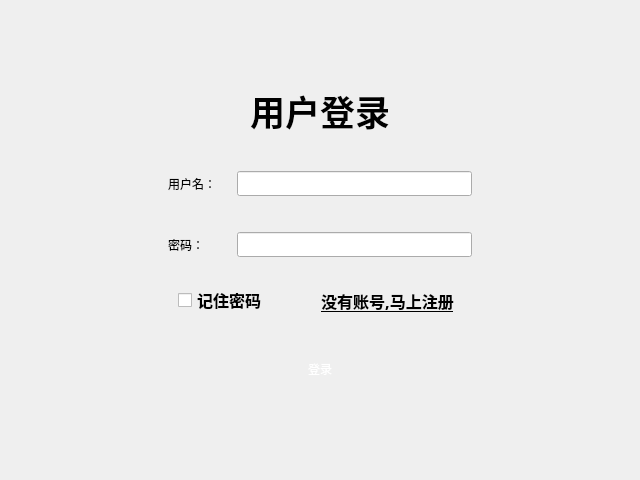
<?xml version="1.0" encoding="UTF-8"?>
<ui version="4.0">
 <class>Login</class>
 <widget class="QDialog" name="Login">
  <property name="geometry">
   <rect>
    <x>0</x>
    <y>0</y>
    <width>640</width>
    <height>480</height>
   </rect>
  </property>
  <property name="minimumSize">
   <size>
    <width>640</width>
    <height>480</height>
   </size>
  </property>
  <property name="windowTitle">
   <string>Dialog</string>
  </property>
  <layout class="QVBoxLayout" name="verticalLayout">
   <item>
    <widget class="TitleWidget" name="title_widget" native="true"/>
   </item>
   <item>
    <widget class="QStackedWidget" name="stackedWidget">
     <property name="currentIndex">
      <number>0</number>
     </property>
     <widget class="QWidget" name="login_page">
      <layout class="QVBoxLayout" name="verticalLayout_2">
       <item>
        <spacer name="verticalSpacer_2">
         <property name="orientation">
          <enum>Qt::Vertical</enum>
         </property>
         <property name="sizeHint" stdset="0">
          <size>
           <width>20</width>
           <height>33</height>
          </size>
         </property>
        </spacer>
       </item>
       <item>
        <widget class="QWidget" name="widget" native="true">
         <layout class="QHBoxLayout" name="horizontalLayout">
          <item>
           <spacer name="horizontalSpacer_5">
            <property name="orientation">
             <enum>Qt::Horizontal</enum>
            </property>
            <property name="sizeHint" stdset="0">
             <size>
              <width>0</width>
              <height>0</height>
             </size>
            </property>
           </spacer>
          </item>
          <item>
           <widget class="QWidget" name="widget_2" native="true">
            <layout class="QVBoxLayout" name="verticalLayout_3">
             <item>
              <widget class="QWidget" name="widget_6" native="true">
               <layout class="QHBoxLayout" name="horizontalLayout_4">
                <item>
                 <widget class="QLabel" name="label_3">
                  <property name="font">
                   <font>
                    <family>楷体</family>
                    <pointsize>26</pointsize>
                    <weight>75</weight>
                    <bold>true</bold>
                   </font>
                  </property>
                  <property name="text">
                   <string>用户登录</string>
                  </property>
                  <property name="alignment">
                   <set>Qt::AlignCenter</set>
                  </property>
                 </widget>
                </item>
               </layout>
              </widget>
             </item>
             <item>
              <widget class="QWidget" name="widget_7" native="true"/>
             </item>
             <item>
              <widget class="QWidget" name="widget_3" native="true">
               <layout class="QGridLayout" name="gridLayout">
                <item row="2" column="0">
                 <widget class="QLabel" name="label_2">
                  <property name="text">
                   <string>密码：</string>
                  </property>
                  <property name="buddy">
                   <cstring>log_pwd</cstring>
                  </property>
                 </widget>
                </item>
                <item row="0" column="0">
                 <widget class="QLabel" name="label">
                  <property name="text">
                   <string>用户名：</string>
                  </property>
                  <property name="buddy">
                   <cstring>log_usr</cstring>
                  </property>
                 </widget>
                </item>
                <item row="0" column="2">
                 <widget class="QLineEdit" name="log_usr">
                  <property name="minimumSize">
                   <size>
                    <width>0</width>
                    <height>25</height>
                   </size>
                  </property>
                  <property name="font">
                   <font>
                    <family>Arial</family>
                    <pointsize>12</pointsize>
                    <weight>75</weight>
                    <bold>true</bold>
                   </font>
                  </property>
                 </widget>
                </item>
                <item row="2" column="2">
                 <widget class="QLineEdit" name="log_pwd">
                  <property name="minimumSize">
                   <size>
                    <width>0</width>
                    <height>25</height>
                   </size>
                  </property>
                  <property name="font">
                   <font>
                    <weight>75</weight>
                    <bold>true</bold>
                   </font>
                  </property>
                 </widget>
                </item>
                <item row="0" column="1">
                 <spacer name="horizontalSpacer">
                  <property name="orientation">
                   <enum>Qt::Horizontal</enum>
                  </property>
                  <property name="sizeType">
                   <enum>QSizePolicy::Fixed</enum>
                  </property>
                  <property name="sizeHint" stdset="0">
                   <size>
                    <width>15</width>
                    <height>20</height>
                   </size>
                  </property>
                 </spacer>
                </item>
                <item row="1" column="0">
                 <spacer name="verticalSpacer">
                  <property name="orientation">
                   <enum>Qt::Vertical</enum>
                  </property>
                  <property name="sizeType">
                   <enum>QSizePolicy::Fixed</enum>
                  </property>
                  <property name="sizeHint" stdset="0">
                   <size>
                    <width>20</width>
                    <height>30</height>
                   </size>
                  </property>
                 </spacer>
                </item>
               </layout>
              </widget>
             </item>
             <item>
              <widget class="QWidget" name="widget_4" native="true">
               <layout class="QHBoxLayout" name="horizontalLayout_2">
                <item>
                 <spacer name="horizontalSpacer_2">
                  <property name="orientation">
                   <enum>Qt::Horizontal</enum>
                  </property>
                  <property name="sizeType">
                   <enum>QSizePolicy::Fixed</enum>
                  </property>
                  <property name="sizeHint" stdset="0">
                   <size>
                    <width>10</width>
                    <height>20</height>
                   </size>
                  </property>
                 </spacer>
                </item>
                <item>
                 <widget class="QCheckBox" name="rember_pwd">
                  <property name="font">
                   <font>
                    <family>新宋体</family>
                    <pointsize>12</pointsize>
                    <weight>75</weight>
                    <bold>true</bold>
                   </font>
                  </property>
                  <property name="text">
                   <string>记住密码</string>
                  </property>
                 </widget>
                </item>
                <item>
                 <spacer name="horizontalSpacer_3">
                  <property name="orientation">
                   <enum>Qt::Horizontal</enum>
                  </property>
                  <property name="sizeHint" stdset="0">
                   <size>
                    <width>40</width>
                    <height>20</height>
                   </size>
                  </property>
                 </spacer>
                </item>
                <item>
                 <widget class="QToolButton" name="log_register_btn">
                  <property name="font">
                   <font>
                    <family>新宋体</family>
                    <pointsize>12</pointsize>
                    <weight>75</weight>
                    <bold>true</bold>
                    <underline>true</underline>
                   </font>
                  </property>
                  <property name="text">
                   <string>没有账号,马上注册</string>
                  </property>
                  <property name="autoRaise">
                   <bool>true</bool>
                  </property>
                 </widget>
                </item>
                <item>
                 <spacer name="horizontalSpacer_4">
                  <property name="orientation">
                   <enum>Qt::Horizontal</enum>
                  </property>
                  <property name="sizeType">
                   <enum>QSizePolicy::Fixed</enum>
                  </property>
                  <property name="sizeHint" stdset="0">
                   <size>
                    <width>10</width>
                    <height>20</height>
                   </size>
                  </property>
                 </spacer>
                </item>
               </layout>
              </widget>
             </item>
             <item>
              <widget class="QWidget" name="widget_5" native="true">
               <layout class="QHBoxLayout" name="horizontalLayout_3">
                <item>
                 <widget class="QToolButton" name="login_btn">
                  <property name="minimumSize">
                   <size>
                    <width>200</width>
                    <height>50</height>
                   </size>
                  </property>
                  <property name="styleSheet">
                   <string notr="true">border-image: url(:/images/balckButton.png);
font: 75 18pt &quot;新宋体&quot;;
color: rgb(255, 255, 255);</string>
                  </property>
                  <property name="text">
                   <string>登录</string>
                  </property>
                  <property name="autoRaise">
                   <bool>true</bool>
                  </property>
                 </widget>
                </item>
               </layout>
              </widget>
             </item>
             <item>
              <widget class="QWidget" name="widget_8" native="true"/>
             </item>
            </layout>
           </widget>
          </item>
          <item>
           <spacer name="horizontalSpacer_6">
            <property name="orientation">
             <enum>Qt::Horizontal</enum>
            </property>
            <property name="sizeHint" stdset="0">
             <size>
              <width>0</width>
              <height>0</height>
             </size>
            </property>
           </spacer>
          </item>
         </layout>
        </widget>
       </item>
       <item>
        <spacer name="verticalSpacer_3">
         <property name="orientation">
          <enum>Qt::Vertical</enum>
         </property>
         <property name="sizeHint" stdset="0">
          <size>
           <width>20</width>
           <height>34</height>
          </size>
         </property>
        </spacer>
       </item>
      </layout>
     </widget>
     <widget class="QWidget" name="register_page">
      <layout class="QVBoxLayout" name="verticalLayout_5">
       <item>
        <spacer name="verticalSpacer_4">
         <property name="orientation">
          <enum>Qt::Vertical</enum>
         </property>
         <property name="sizeHint" stdset="0">
          <size>
           <width>20</width>
           <height>40</height>
          </size>
         </property>
        </spacer>
       </item>
       <item>
        <widget class="QWidget" name="widget_9" native="true">
         <layout class="QHBoxLayout" name="horizontalLayout_7">
          <item>
           <spacer name="horizontalSpacer_8">
            <property name="orientation">
             <enum>Qt::Horizontal</enum>
            </property>
            <property name="sizeHint" stdset="0">
             <size>
              <width>40</width>
              <height>20</height>
             </size>
            </property>
           </spacer>
          </item>
          <item>
           <widget class="QWidget" name="widget_10" native="true">
            <layout class="QVBoxLayout" name="verticalLayout_4">
             <item>
              <widget class="QWidget" name="widget_11" native="true">
               <layout class="QHBoxLayout" name="horizontalLayout_5">
                <item>
                 <widget class="QLabel" name="label_4">
                  <property name="font">
                   <font>
                    <family>楷体</family>
                    <pointsize>26</pointsize>
                    <weight>75</weight>
                    <bold>true</bold>
                   </font>
                  </property>
                  <property name="text">
                   <string>用户注册</string>
                  </property>
                  <property name="alignment">
                   <set>Qt::AlignCenter</set>
                  </property>
                 </widget>
                </item>
               </layout>
              </widget>
             </item>
             <item>
              <widget class="QWidget" name="widget_12" native="true">
               <layout class="QGridLayout" name="gridLayout_2">
                <item row="2" column="0">
                 <widget class="QLabel" name="label_7">
                  <property name="text">
                   <string>密码：</string>
                  </property>
                 </widget>
                </item>
                <item row="3" column="2">
                 <widget class="QLineEdit" name="reg_surepwd"/>
                </item>
                <item row="4" column="2">
                 <widget class="QLineEdit" name="reg_phone"/>
                </item>
                <item row="5" column="0">
                 <widget class="QLabel" name="label_10">
                  <property name="text">
                   <string>邮箱：</string>
                  </property>
                 </widget>
                </item>
                <item row="5" column="2">
                 <widget class="QLineEdit" name="reg_mail"/>
                </item>
                <item row="2" column="2">
                 <widget class="QLineEdit" name="reg_pwd"/>
                </item>
                <item row="3" column="0">
                 <widget class="QLabel" name="label_8">
                  <property name="text">
                   <string>确定密码：</string>
                  </property>
                 </widget>
                </item>
                <item row="1" column="0">
                 <widget class="QLabel" name="label_6">
                  <property name="text">
                   <string>昵称：</string>
                  </property>
                 </widget>
                </item>
                <item row="0" column="0">
                 <widget class="QLabel" name="label_5">
                  <property name="text">
                   <string>用户名：</string>
                  </property>
                 </widget>
                </item>
                <item row="0" column="2">
                 <widget class="QLineEdit" name="reg_usr"/>
                </item>
                <item row="4" column="0">
                 <widget class="QLabel" name="label_9">
                  <property name="text">
                   <string>手机：</string>
                  </property>
                 </widget>
                </item>
                <item row="1" column="2">
                 <widget class="QLineEdit" name="reg_nickname"/>
                </item>
                <item row="0" column="1">
                 <spacer name="horizontalSpacer_7">
                  <property name="orientation">
                   <enum>Qt::Horizontal</enum>
                  </property>
                  <property name="sizeType">
                   <enum>QSizePolicy::Fixed</enum>
                  </property>
                  <property name="sizeHint" stdset="0">
                   <size>
                    <width>15</width>
                    <height>20</height>
                   </size>
                  </property>
                 </spacer>
                </item>
               </layout>
              </widget>
             </item>
             <item>
              <widget class="QWidget" name="widget_13" native="true">
               <layout class="QHBoxLayout" name="horizontalLayout_6">
                <item>
                 <widget class="QToolButton" name="register_btn">
                  <property name="minimumSize">
                   <size>
                    <width>200</width>
                    <height>50</height>
                   </size>
                  </property>
                  <property name="font">
                   <font>
                    <family>新宋体</family>
                    <pointsize>18</pointsize>
                    <weight>9</weight>
                    <italic>false</italic>
                    <bold>false</bold>
                   </font>
                  </property>
                  <property name="styleSheet">
                   <string notr="true">border-image: url(:/images/balckButton.png);
font: 75 18pt &quot;新宋体&quot;;
color: rgb(255, 255, 255);</string>
                  </property>
                  <property name="text">
                   <string>注册</string>
                  </property>
                  <property name="autoRaise">
                   <bool>true</bool>
                  </property>
                 </widget>
                </item>
               </layout>
              </widget>
             </item>
             <item>
              <widget class="QWidget" name="widget_14" native="true"/>
             </item>
            </layout>
           </widget>
          </item>
          <item>
           <spacer name="horizontalSpacer_9">
            <property name="orientation">
             <enum>Qt::Horizontal</enum>
            </property>
            <property name="sizeHint" stdset="0">
             <size>
              <width>40</width>
              <height>20</height>
             </size>
            </property>
           </spacer>
          </item>
         </layout>
        </widget>
       </item>
       <item>
        <spacer name="verticalSpacer_5">
         <property name="orientation">
          <enum>Qt::Vertical</enum>
         </property>
         <property name="sizeHint" stdset="0">
          <size>
           <width>20</width>
           <height>40</height>
          </size>
         </property>
        </spacer>
       </item>
      </layout>
     </widget>
     <widget class="QWidget" name="set_page">
      <layout class="QVBoxLayout" name="verticalLayout_7">
       <item>
        <widget class="QWidget" name="widget_15" native="true">
         <layout class="QHBoxLayout" name="horizontalLayout_10">
          <item>
           <spacer name="horizontalSpacer_12">
            <property name="orientation">
             <enum>Qt::Horizontal</enum>
            </property>
            <property name="sizeHint" stdset="0">
             <size>
              <width>40</width>
              <height>20</height>
             </size>
            </property>
           </spacer>
          </item>
          <item>
           <widget class="QWidget" name="widget_16" native="true">
            <layout class="QVBoxLayout" name="verticalLayout_6">
             <item>
              <widget class="QWidget" name="widget_17" native="true">
               <layout class="QHBoxLayout" name="horizontalLayout_8">
                <item>
                 <widget class="QLabel" name="label_11">
                  <property name="font">
                   <font>
                    <family>楷体</family>
                    <pointsize>26</pointsize>
                    <weight>75</weight>
                    <bold>true</bold>
                   </font>
                  </property>
                  <property name="text">
                   <string>服务器设置</string>
                  </property>
                  <property name="alignment">
                   <set>Qt::AlignCenter</set>
                  </property>
                 </widget>
                </item>
               </layout>
              </widget>
             </item>
             <item>
              <widget class="QWidget" name="widget_18" native="true">
               <layout class="QGridLayout" name="gridLayout_3">
                <item row="0" column="1">
                 <spacer name="horizontalSpacer_10">
                  <property name="orientation">
                   <enum>Qt::Horizontal</enum>
                  </property>
                  <property name="sizeType">
                   <enum>QSizePolicy::Fixed</enum>
                  </property>
                  <property name="sizeHint" stdset="0">
                   <size>
                    <width>20</width>
                    <height>20</height>
                   </size>
                  </property>
                 </spacer>
                </item>
                <item row="0" column="2">
                 <widget class="QLineEdit" name="address_server">
                  <property name="minimumSize">
                   <size>
                    <width>0</width>
                    <height>25</height>
                   </size>
                  </property>
                 </widget>
                </item>
                <item row="2" column="0">
                 <widget class="QLabel" name="label_13">
                  <property name="text">
                   <string>服务器端口：</string>
                  </property>
                 </widget>
                </item>
                <item row="0" column="0">
                 <widget class="QLabel" name="label_12">
                  <property name="text">
                   <string>服务器地址：</string>
                  </property>
                 </widget>
                </item>
                <item row="2" column="2">
                 <widget class="QLineEdit" name="port_server">
                  <property name="minimumSize">
                   <size>
                    <width>0</width>
                    <height>25</height>
                   </size>
                  </property>
                 </widget>
                </item>
                <item row="1" column="0">
                 <spacer name="verticalSpacer_6">
                  <property name="orientation">
                   <enum>Qt::Vertical</enum>
                  </property>
                  <property name="sizeType">
                   <enum>QSizePolicy::Fixed</enum>
                  </property>
                  <property name="sizeHint" stdset="0">
                   <size>
                    <width>20</width>
                    <height>15</height>
                   </size>
                  </property>
                 </spacer>
                </item>
               </layout>
              </widget>
             </item>
             <item>
              <widget class="QWidget" name="widget_19" native="true">
               <layout class="QHBoxLayout" name="horizontalLayout_9">
                <item>
                 <widget class="QToolButton" name="set_ok_btn">
                  <property name="minimumSize">
                   <size>
                    <width>200</width>
                    <height>50</height>
                   </size>
                  </property>
                  <property name="font">
                   <font>
                    <family>新宋体</family>
                    <pointsize>18</pointsize>
                    <weight>9</weight>
                    <italic>false</italic>
                    <bold>false</bold>
                   </font>
                  </property>
                  <property name="styleSheet">
                   <string notr="true">border-image: url(:/images/balckButton.png);
font: 75 18pt &quot;新宋体&quot;;
color: rgb(255, 255, 255);</string>
                  </property>
                  <property name="text">
                   <string>确定</string>
                  </property>
                  <property name="autoRaise">
                   <bool>true</bool>
                  </property>
                 </widget>
                </item>
               </layout>
              </widget>
             </item>
             <item>
              <widget class="QWidget" name="widget_20" native="true">
               <property name="maximumSize">
                <size>
                 <width>16777215</width>
                 <height>20</height>
                </size>
               </property>
              </widget>
             </item>
            </layout>
           </widget>
          </item>
          <item>
           <spacer name="horizontalSpacer_11">
            <property name="orientation">
             <enum>Qt::Horizontal</enum>
            </property>
            <property name="sizeHint" stdset="0">
             <size>
              <width>40</width>
              <height>20</height>
             </size>
            </property>
           </spacer>
          </item>
         </layout>
        </widget>
       </item>
      </layout>
     </widget>
    </widget>
   </item>
  </layout>
 </widget>
 <layoutdefault spacing="6" margin="11"/>
 <customwidgets>
  <customwidget>
   <class>TitleWidget</class>
   <extends>QWidget</extends>
   <header location="global">selfwidget/titlewidget.h</header>
   <container>1</container>
  </customwidget>
 </customwidgets>
 <resources/>
 <connections/>
</ui>
